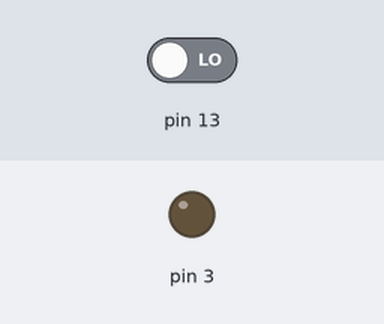
A sketch run on a simulated Arduino Uno, built with avr-gcc and run on an emulated ATmega328P. Parts: output pins drawn as LEDs (lit = HIGH). Inputs (shaded band) come from the test bench; at power-on: pin 13 LOW.

Above: at 1.2 s.
1.3 s: pin 13 driven HIGH
At 2.3 s:
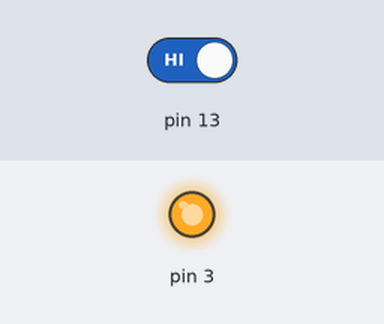
2.8 s: pin 13 driven LOW
At 3.6 s:
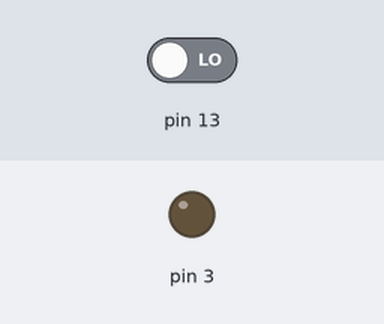
Timing chart, 0 to 5.8 s (numbered marks = the images above; inputs shaded):
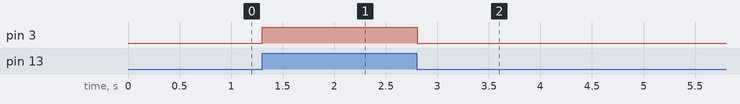

Measured:
- after the input at 1.3 s, pin 3: LOW → HIGH at once
- after the input at 2.8 s, pin 3: HIGH → LOW at once

The sketch:

botao_pressao.ino
```cpp
int botao = 0;

void setup()
{
  pinMode(13, INPUT);
  pinMode(3, OUTPUT);
}

void loop()
{
  botao = digitalRead(13);
  if (botao == HIGH) {
    digitalWrite(3, HIGH);
  }else{
    digitalWrite(3, LOW);
  }
  delay(10); // Delay a little bit to improve simulation performance
}
```
